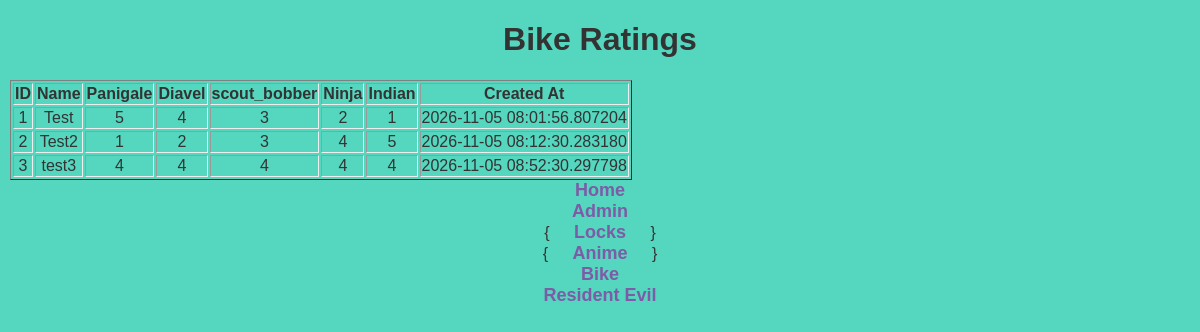
/admin/claret, run on the app's committed database.
### dbDef.py (models this page shows)
class BikeRatings(db.Model):
    id = db.Column(db.Integer, primary_key=True)
    Panigale = db.Column(db.Integer, nullable=False)
    Diavel = db.Column(db.Integer, nullable=False)
    scout_bobber = db.Column(db.Integer, nullable=False)
    Ninja = db.Column(db.Integer, nullable=False)
    Indian = db.Column(db.Integer, nullable=False)
    name = db.Column(db.String(50),nullable=False)
    created_at = db.Column(db.DateTime)

### app.py (the view)
@app.route("/admin/claret")
def claretResults():
     bikeratings = BikeRatings.query.all()
     return render_template("/claret/claretRating.html", bikeratings = bikeratings)

### templates/claret/claretRating.html (shortened to what this page needs)
{% extends 'baseAdmin.html' %}
{% block content %}
<h1>Bike Ratings</h1>
<table class="table table-striped" border="1" >
    <tr>
        <th>ID</th>
        <th>Name</th>
        <th>Panigale</th>
        <th>Diavel</th>
        <th>scout_bobber</th>
        <th>Ninja</th>
        <th>Indian</th>
        <th>Created At</th>
    </tr>
    {% for bikerating in bikeratings %}
    <tr>
        <td>{{ bikerating.id }}</td>
        <td>{{ bikerating.name }}</td>
        <td>{{ bikerating.Panigale }}</td>
        <td>{{ bikerating.Diavel }}</td>
        <td>{{ bikerating.scout_bobber }}</td>
        <td>{{ bikerating.Ninja }}</td>
        <td>{{ bikerating.Indian }}</td>
        <td>{{ bikerating.created_at }}</td>
    </tr>
    {% endfor %}
</table>
{% endblock %}

### templates/baseAdmin.html (shortened to what this page needs)
<!doctype html>
<html lang="en">
  <head>
    <link
      rel="stylesheet"
      href="{{url_for('static',filename='css/style.css')}}"
    />
  </head>
  <body>
     {% block content %} {% endblock content %}
        <a href="{{url_for('home')}}" class="btn btn-primary">Home</a>
      <br>
        <a href="{{url_for('admin')}}" class="btn btn-primary">Admin</a>
      <br>
        { <a href="{{url_for('locksResults')}}" class="btn btn-primary">Locks</a> }
      <br>
        { <a href="{{url_for('hurricaneResults')}}" class="btn btn-primary">Anime</a> }
      <br>
        <a href="{{url_for('claretResults')}}" class="btn btn-primary">Bike</a>
      <br>
        <a href="{{ url_for('tayandjResults') }}" class="btn btn-primary">Resident Evil</a>
  </body>
</html>

### static/css/style.css (style rules this page uses)
body { font-family: Arial, sans-serif; margin: 10px; background-color: #55D6BE; color: #333; text-align: center; font-size: 48; text-shadow: purple; }
a { color: #7D5BA6; text-decoration: none; font-weight: bold; margin: 0 20px; font-size: 18px; }
tr { box-shadow: purple; border: 10px; text-shadow: crimson; border: 5px; }
td { font-family:'Franklin Gothic Medium', 'Arial Narrow', Arial, sans-serif; }

### data on the page
BikeRatings: id "1", name "Test", Panigale "5", Diavel "4", scout_bobber "3", Ninja "2", Indian "1", created_at "2026-11-05 08:01:56.807204"
BikeRatings: id "2", name "Test2", Panigale "1", Diavel "2", scout_bobber "3", Ninja "4", Indian "5", created_at "2026-11-05 08:12:30.283180"
BikeRatings: id "3", name "test3", Panigale "4", Diavel "4", scout_bobber "4", Ninja "4", Indian "4", created_at "2026-11-05 08:52:30.297798"
